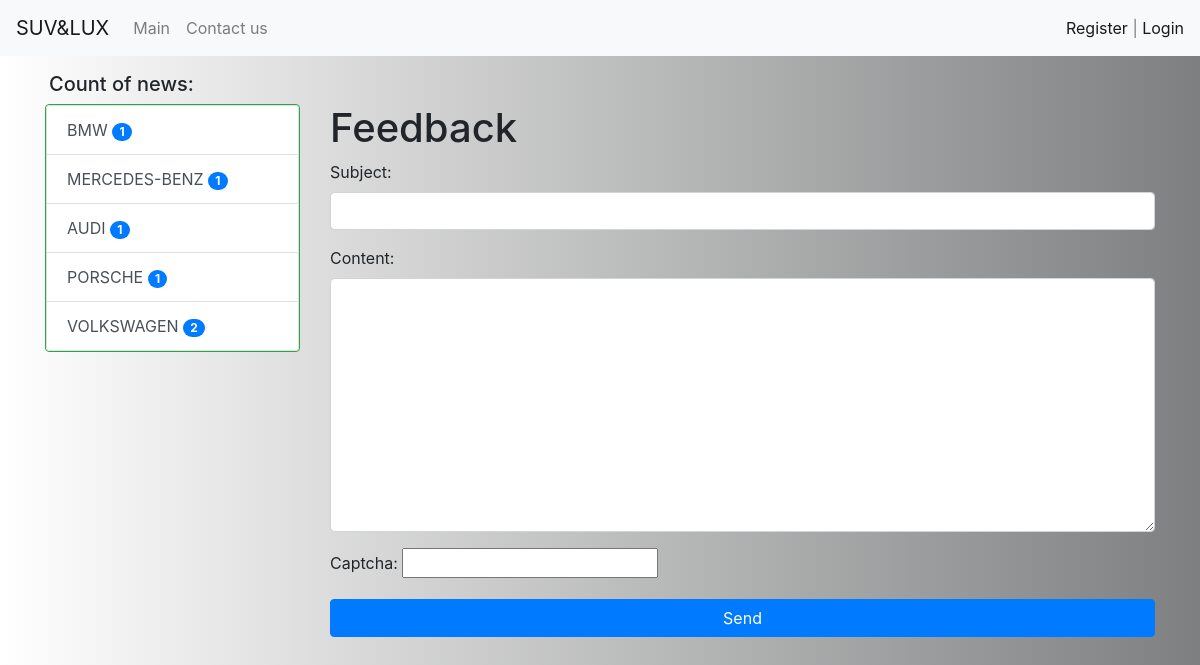
Page /contact/ on the committed database.
### news/models.py (models this page shows, shortened)
class Category(models.Model):
    title = models.CharField(max_length=150, db_index=True, verbose_name='Title of category')
    def get_absolute_url(self):
        return reverse('category', kwargs={'category_id': self.pk})
    class Meta:
        verbose_name = 'Category'
        verbose_name_plural = 'Categories'
        ordering = ['title']

### news/views.py (the view)
# urls.py: path('contact/', contact, name='contact'),
def contact(request):
    if request.method == 'POST':
        form = ContactForm(request.POST)
        if form.is_valid():
            mail = send_mail(form.cleaned_data['subject'], form.cleaned_data['content'], 'vladtest.ru@yandex.ru', ['vladik.rumyantsev@gmail.com'], fail_silently=False)
            if mail:
                messages.success(request, 'Mail sent!')
                return redirect('contact')
            else:
                messages.error(request, 'Error of sending')
        else:
            messages.error(request, 'Error of validation')
    else:
        form = ContactForm()
    return render(request, 'news/test.html', {'form': form})

### news/forms.py
class ContactForm(forms.Form):
    subject = forms.CharField(label='Subject', widget=forms.TextInput(attrs={'class': 'form-control'}))
    content = forms.CharField(label='Content', widget=forms.Textarea(attrs={'class': 'form-control'}))
    captcha = CaptchaField()

### news/templatetags/news_tags.py (called while the page is built)
@register.inclusion_tag('news/list_categories.html')
def show_categories(arg1='Hello', arg2='World'):
    categories = Category.objects.annotate(cnt=Count('news', filter=F('news__is_published'))).filter(cnt__gt=0)
    return {'categories':categories, 'arg1':arg1, 'arg2':arg2}

### news/templates/news/test.html (shortened to what this page needs)
{% extends 'base.html' %}
{% block sidebar %}
{% include 'inc/_sidebar.html' %}
{% endblock %}
{% block content %}
<h1>Feedback</h1>
<form method="POST">
    {{ form.as_p }}
    <button type="submit" class="btn btn-primary btn-block">Send</button>
</form>
{% endblock %}

### news/templates/news/list_categories.html
<div class="list-group border border-success">
    {% for item in categories %}
      <a href="{{ item.get_absolute_url }}" class="list-group-item list-group-item-action">
        {{ item.title }}
          <span class="badge badge-primary badge-pill">{{ item.cnt }}</span>
      </a>
      {% endfor %}
</div>

### mysite/static/css/style.css (style rules this page uses)
body { background: linear-gradient(90deg, #fff 0%, #7e7f80 100%); }

### rows in the picture
Category: title "BMW", cnt "1"
Category: title "MERCEDES-BENZ", cnt "1"
Category: title "AUDI", cnt "1"
Category: title "PORSCHE", cnt "1"
Category: title "VOLKSWAGEN", cnt "2"
